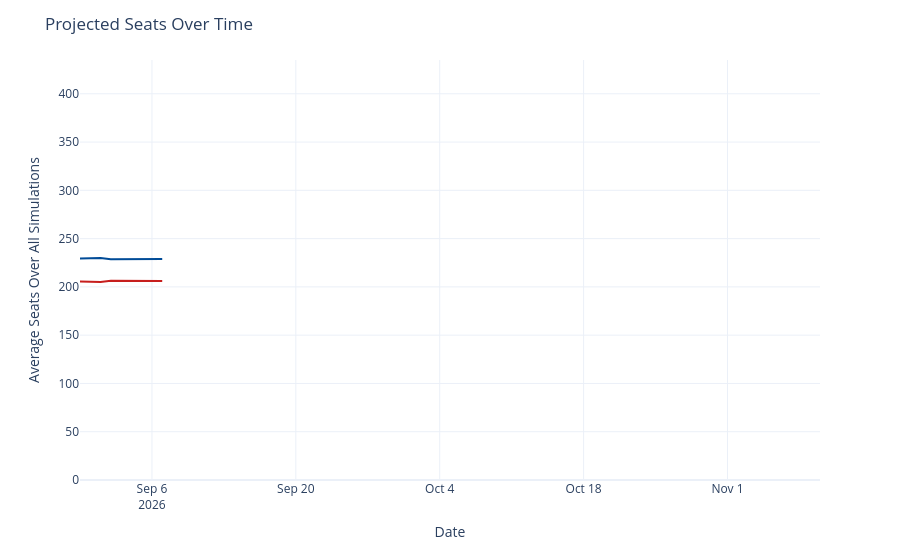

Write notebook code for a chart like this one.
### Code cell
seats_over_time = output_ts[(output_ts['geo'] == 'US House') &
                             (output_ts['type'] == 'seats')]
seats_over_time['rep_seats'] = seats_over_time['y'].map(lambda x: 435 - x)
seats_over_time = seats_over_time.rename({'y': 'Democrats', 'rep_seats': 'Republicans'}, axis=1)
seats_time_ser = px.line(seats_over_time, x='date', y=['Democrats', 'Republicans'], template='plotly_white',
                        color_discrete_map={'Democrats': '#004b97', 'Republicans': '#c71e1d'},)
seats_time_ser.update_traces(hovertemplate="%{y:.1f}")
seats_time_ser.update_layout(
    xaxis=dict(range=[pd.to_datetime('2026-08-30'), pd.to_datetime('2026-11-10')]),
    yaxis=dict(range=[0, 435]),
    xaxis_title='Date',
    yaxis_title='Average Seats Over All Simulations',
    title=dict(text="Projected Seats Over Time"),
    hovermode="x",
    showlegend=False
)
seats_time_ser

### Figure 1 — Plotly figure (JSON) as saved in the notebook; plotly's stock layout.template omitted (floating-point values rounded to 4 significant figures)
{"data": [{"hovertemplate": "%{y:.1f}", "legendgroup": "Democrats", "line": {"color": "#004b97", "dash": "solid"}, "marker": {"symbol": "circle"}, "mode": "lines", "name": "Democrats", "orientation": "v", "showlegend": true, "type": "scatter", "x": ["2026-08-30", "2026-08-31", "2026-09-01", "2026-09-02", "2026-09-03", "2026-09-04", "2026-09-05", "2026-09-06", "2026-09-07"], "xaxis": "x", "y": [229.4, 230.0, 230.0, 228.5, 228.5, 228.7, 228.7, 228.9, 228.9], "yaxis": "y"}, {"hovertemplate": "%{y:.1f}", "legendgroup": "Republicans", "line": {"color": "#c71e1d", "dash": "solid"}, "marker": {"symbol": "circle"}, "mode": "lines", "name": "Republicans", "orientation": "v", "showlegend": true, "type": "scatter", "x": ["2026-08-30", "2026-08-31", "2026-09-01", "2026-09-02", "2026-09-03", "2026-09-04", "2026-09-05", "2026-09-06", "2026-09-07"], "xaxis": "x", "y": [205.6, 205.0, 205.0, 206.5, 206.5, 206.3, 206.3, 206.1, 206.1], "yaxis": "y"}], "layout": {"hovermode": "x", "legend": {"title": {"text": "variable"}, "tracegroupgap": 0}, "margin": {"t": 60}, "showlegend": false, "title": {"text": "Projected Seats Over Time"}, "xaxis": {"anchor": "y", "domain": [0, 1], "range": ["2026-08-30T00:00:00", "2026-11-10T00:00:00"], "title": {"text": "Date"}}, "yaxis": {"anchor": "x", "domain": [0, 1], "range": [0, 435], "title": {"text": "Average Seats Over All Simulations"}}}}
